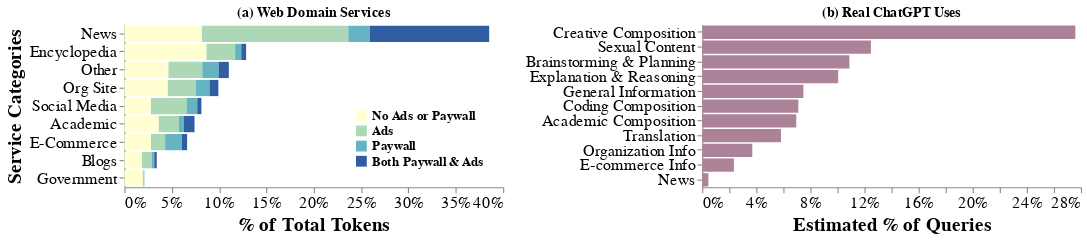

Here is the notebook cell this chart was saved with:
### Code cell
# CHANGE HERE THE ORDER OF THE PLOTS
alt.hconcat(services_paywall_chart, wildchat_chart).configure_axis(
    grid=False
).configure_view(
    strokeWidth=0 # Remove the frame around the chart
).resolve_legend(
    color='independent'
)

### Figure 1 — Vega-Lite specification as saved in the notebook (floating-point values rounded to 4 significant figures)
{"config": {"view": {"continuousWidth": 300, "continuousHeight": 300, "strokeWidth": 0}, "axis": {"grid": false}}, "hconcat": [{"data": {"name": "data-66e1b573dbc3af0caa77943a08c66593"}, "mark": {"type": "bar", "color": "#1f77b4"}, "encoding": {"color": {"field": "paywall_ads", "legend": {"labelColor": "black", "labelFont": "times", "labelFontSize": 12, "labelFontWeight": "bold", "labelPadding": 5, "orient": "bottom-right", "title": null}, "scale": {"domain": ["No Ads or Paywall", "Ads", "Paywall", "Both Paywall & Ads"], "range": ["#ffffd1", "#add8b7", "#64b4c2", "#335da3"]}, "sort": ["No Ads or Paywall", "Ads", "Paywall", "Both Paywall & Ads"], "title": null, "type": "nominal"}, "order": {"field": "order", "type": "quantitative"}, "x": {"axis": {"format": ".0%", "labelFont": "times", "labelFontSize": 15, "titleFont": "times", "titleFontSize": 18}, "field": "pct_tokens", "title": "% of Total Tokens", "type": "quantitative"}, "y": {"axis": {"labelExpr": "{'News/Periodicals': 'News', 'Encyclopedia/Database': 'Encyclopedia', 'Organization/Personal Website': 'Org Site', 'Social Media/Forums': 'Social Media', 'Other': 'Other', 'Academic': 'Academic', 'E-Commerce': 'E-Commerce', 'Blogs': 'Blogs', 'Government': 'Government'}[datum.value]", "labelFont": "times", "labelFontSize": 15, "titleFont": "times", "titleFontSize": 18}, "field": "Services", "sort": "-x", "title": "Service Categories", "type": "nominal"}}, "height": 150, "title": "(a) Web Domain Services", "width": 350}, {"data": {"name": "data-a8063f59652eef2ff76f0c554766e83d"}, "mark": {"type": "bar", "color": "#ac8298"}, "encoding": {"order": {"field": "order", "type": "quantitative"}, "x": {"axis": {"format": ".0%", "labelFont": "times", "labelFontSize": 15, "titleFont": "times", "titleFontSize": 18}, "field": "pct_count", "title": "Estimated % of Queries", "type": "quantitative"}, "y": {"axis": {"labelExpr": "{'Creative Composition': 'Creative Composition', 'Sexual/Illegal Content': 'Sexual Content', 'Brainstorming and Planning': 'Brainstorming & Planning', 'Explanation and Reasoning': 'Explanation & Reasoning', 'General Information': 'General Information', 'Coding Composition': 'Coding Composition', 'Academic Composition': 'Academic Composition', 'Translation': 'Translation', 'Organization Information': 'Organization Info', 'E-commerce Information': 'E-commerce Info', 'Self-help & self-harm': 'Self-help/harm', 'News': 'News'}[datum.value]", "labelFont": "times", "labelFontSize": 15, "titleFont": "times", "titleFontSize": 18}, "field": "category", "sort": "-x", "title": null, "type": "nominal"}}, "height": 150, "title": "(b) Real ChatGPT Uses", "width": 350}], "resolve": {"legend": {"color": "independent"}}, "$schema": "https://vega.github.io/schema/vega-lite/v5.17.0.json", "datasets": {"data-66e1b573dbc3af0caa77943a08c66593": [{"Services": "Government", "paywall_ads": "No Ads or Paywall", "instance_count": 84, "total_tokens": 417947568, "pct_tokens": 0.01942, "percent": 92.47}, {"Services": "Academic", "paywall_ads": "No Ads or Paywall", "instance_count": 184, "total_tokens": 780629324, "pct_tokens": 0.03628, "percent": 49.0}, {"Services": "Other", "paywall_ads": "No Ads or Paywall", "instance_count": 237, "total_tokens": 1001187067, "pct_tokens": 0.04653, "percent": 42.19}, {"Services": "Organization/Personal Website", "paywall_ads": "No Ads or Paywall", "instance_count": 1091, "total_tokens": 985564192, "pct_tokens": 0.0458, "percent": 46.15}, {"Services": "Blogs", "paywall_ads": "No Ads or Paywall", "instance_count": 258, "total_tokens": 395689124, "pct_tokens": 0.01839, "percent": 53.84}, {"Services": "News/Periodicals", "paywall_ads": "No Ads or Paywall", "instance_count": 379, "total_tokens": 1761487605, "pct_tokens": 0.08186, "percent": 21.25}, {"Services": "E-Commerce", "paywall_ads": "No Ads or Paywall", "instance_count": 286, "total_tokens": 603622824, "pct_tokens": 0.02805, "percent": 42.38}, {"Services": "Social Media/Forums", "paywall_ads": "No Ads or Paywall", "instance_count": 163, "total_tokens": 602908979, "pct_tokens": 0.02802, "percent": 34.46}, {"Services": "Encyclopedia/Database", "paywall_ads": "No Ads or Paywall", "instance_count": 194, "total_tokens": 1865937297, "pct_tokens": 0.08671, "percent": 67.46}, {"Services": "Social Media/Forums", "paywall_ads": "Ads", "instance_count": 155, "total_tokens": 816848978, "pct_tokens": 0.03796, "percent": 46.68}, {"Services": "Other", "paywall_ads": "Ads", "instance_count": 106, "total_tokens": 768951899, "pct_tokens": 0.03573, "percent": 32.4}, {"Services": "Organization/Personal Website", "paywall_ads": "Ads", "instance_count": 107, "total_tokens": 641626910, "pct_tokens": 0.02982, "percent": 30.05}, {"Services": "News/Periodicals", "paywall_ads": "Ads", "instance_count": 558, "total_tokens": 3327084636, "pct_tokens": 0.1546, "percent": 40.13}, {"Services": "Government", "paywall_ads": "Ads", "instance_count": 2, "total_tokens": 21489258, "pct_tokens": 0.0009986, "percent": 4.754}, {"Services": "Academic", "paywall_ads": "Ads", "instance_count": 77, "total_tokens": 457190563, "pct_tokens": 0.02125, "percent": 28.7}, {"Services": "Encyclopedia/Database", "paywall_ads": "Ads", "instance_count": 90, "total_tokens": 649795528, "pct_tokens": 0.0302, "percent": 23.49}, {"Services": "Blogs", "paywall_ads": "Ads", "instance_count": 58, "total_tokens": 225725865, "pct_tokens": 0.01049, "percent": 30.71}, {"Services": "E-Commerce", "paywall_ads": "Ads", "instance_count": 55, "total_tokens": 321003567, "pct_tokens": 0.01492, "percent": 22.54}, {"Services": "Encyclopedia/Database", "paywall_ads": "Paywall", "instance_count": 19, "total_tokens": 140178181, "pct_tokens": 0.006514, "percent": 5.068}, {"Services": "Other", "paywall_ads": "Paywall", "instance_count": 26, "total_tokens": 371155222, "pct_tokens": 0.01725, "percent": 15.64}, {"Services": "Academic", "paywall_ads": "Paywall", "instance_count": 27, "total_tokens": 115355228, "pct_tokens": 0.005361, "percent": 7.24}, {"Services": "Organization/Personal Website", "paywall_ads": "Paywall", "instance_count": 72, "total_tokens": 306157691, "pct_tokens": 0.01423, "percent": 14.34}, {"Services": "Blogs", "paywall_ads": "Paywall", "instance_count": 6, "total_tokens": 57947485, "pct_tokens": 0.002693, "percent": 7.884}, {"Services": "Social Media/Forums", "paywall_ads": "Paywall", "instance_count": 24, "total_tokens": 236149319, "pct_tokens": 0.01097, "percent": 13.5}, {"Services": "Government", "paywall_ads": "Paywall", "instance_count": 2, "total_tokens": 12553737, "pct_tokens": 0.0005834, "percent": 2.777}, {"Services": "E-Commerce", "paywall_ads": "Paywall", "instance_count": 60, "total_tokens": 379777815, "pct_tokens": 0.01765, "percent": 26.66}, {"Services": "News/Periodicals", "paywall_ads": "Paywall", "instance_count": 76, "total_tokens": 487664223, "pct_tokens": 0.02266, "percent": 5.882}, {"Services": "Encyclopedia/Database", "paywall_ads": "Both Paywall & Ads", "instance_count": 14, "total_tokens": 110109280, "pct_tokens": 0.005117, "percent": 3.981}, {"Services": "Blogs", "paywall_ads": "Both Paywall & Ads", "instance_count": 7, "total_tokens": 55616831, "pct_tokens": 0.002585, "percent": 7.567}, {"Services": "News/Periodicals", "paywall_ads": "Both Paywall & Ads", "instance_count": 327, "total_tokens": 2714119495, "pct_tokens": 0.1261, "percent": 32.74}, {"Services": "E-Commerce", "paywall_ads": "Both Paywall & Ads", "instance_count": 21, "total_tokens": 119943527, "pct_tokens": 0.005574, "percent": 8.421}, {"Services": "Other", "paywall_ads": "Both Paywall & Ads", "instance_count": 24, "total_tokens": 231806436, "pct_tokens": 0.01077, "percent": 9.768}, {"Services": "Academic", "paywall_ads": "Both Paywall & Ads", "instance_count": 23, "total_tokens": 240081387, "pct_tokens": 0.01116, "percent": 15.07}, {"Services": "Social Media/Forums", "paywall_ads": "Both Paywall & Ads", "instance_count": 21, "total_tokens": 93917283, "pct_tokens": 0.004364, "percent": 5.367}, {"Services": "Organization/Personal Website", "paywall_ads": "Both Paywall & Ads", "instance_count": 23, "total_tokens": 201990342, "pct_tokens": 0.009387, "percent": 9.459}], "data-a8063f59652eef2ff76f0c554766e83d": [{"category": "Academic Composition", "count": 92, "stack": "Relevance to Websites", "pct_count": 0.06954}, {"category": "Organization Information", "count": 49, "stack": "Relevance to Websites", "pct_count": 0.03704}, {"category": "E-commerce Information", "count": 31, "stack": "Relevance to Websites", "pct_count": 0.02343}, {"category": "News", "count": 6, "stack": "Relevance to Websites", "pct_count": 0.004535}, {"category": "Creative Composition", "count": 365, "stack": "Less Relevant to Websites", "pct_count": 0.2759}, {"category": "Brainstorming and Planning", "count": 144, "stack": "Less Relevant to Websites", "pct_count": 0.1088}, {"category": "Explanation and Reasoning", "count": 133, "stack": "Less Relevant to Websites", "pct_count": 0.1005}, {"category": "General Information", "count": 99, "stack": "Less Relevant to Websites", "pct_count": 0.07483}, {"category": "Coding Composition", "count": 94, "stack": "Less Relevant to Websites", "pct_count": 0.07105}, {"category": "Translation", "count": 77, "stack": "Less Relevant to Websites", "pct_count": 0.0582}, {"category": "Sexual/Illegal Content", "count": 165, "stack": "NSFW Content", "pct_count": 0.1247}]}}
